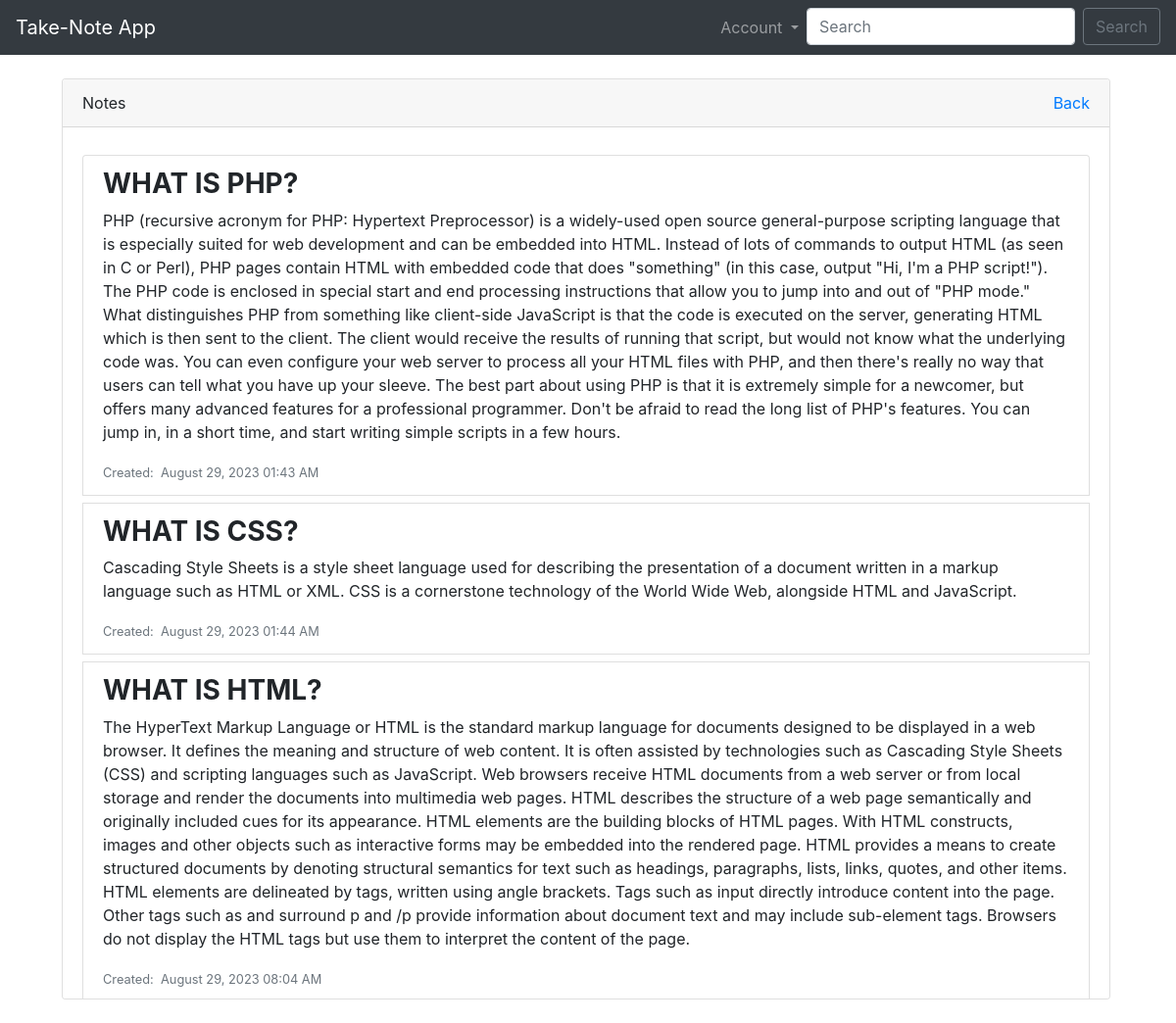
/all_notes.php, run on the app's committed database.
### tables this page shows
CREATE TABLE `tbl_notes` (
  `tbl_notes_id` int(11) NOT NULL,
  `note_title` text NOT NULL,
  `note` longtext NOT NULL,
  `date_time` timestamp NOT NULL DEFAULT current_timestamp() ON UPDATE current_timestamp()
);

### all_notes.php (the view, shortened to what this page needs)
<!DOCTYPE html>
<html lang="en">
<head>
    <link rel="stylesheet" href="https://cdn.jsdelivr.net/npm/bootstrap@4.0.0/dist/css/bootstrap.min.css">
    <link rel="stylesheet" href="https://cdnjs.cloudflare.com/ajax/libs/font-awesome/6.4.2/css/all.min.css" />
</head>
<body>
    <nav class="navbar navbar-expand-lg navbar-dark bg-dark col-12">
        <a class="navbar-brand" href="#">Take-Note App</a>
        <div class="collapse navbar-collapse" id="navbarSupportedContent">
            <ul class="navbar-nav ml-auto">
                <li class="nav-item dropdown">
                    <a class="nav-link dropdown-toggle" href="#" id="navbarDropdown" role="button" data-toggle="dropdown" aria-haspopup="true" aria-expanded="false">
                        Account
                    </a>
                </li>
                <li class="nav-item">
                    <form class="form-inline my-2 my-lg-0">
                        <input class="form-control mr-sm-2" type="search" placeholder="Search" aria-label="Search">
                        <button class="btn btn-outline-secondary my-2 my-sm-0" type="submit">Search</button>
                    </form>
                </li>
            </ul>
        </div>
    </nav>
    <div class="main-panel mt-4 ml-5 col-11">
        <div class="row">
            <div class="col-md-12">
                <div class="card">
                    <div class="card-header">
                        Notes
                        <a href="http://localhost/take-note-app/" class="float-right">Back</a>
                    </div>
                    <div class="card-body">
                        <div class="data-item">
                            <ul class="list-group">
                            <?php
                            include('conn/conn.php');
                            $stmt = $conn->prepare("SELECT * FROM `tbl_notes`");
                            $stmt->execute();
                            $result = $stmt->fetchAll();
                            foreach ($result as $row) {
                                $noteTitle = $row['note_title'];
                                $noteContent = $row['note'];
                                $noteDateTime = $row['date_time'];
                                $formattedDateTime = date('F j, Y H:i A', strtotime($noteDateTime));
                            ?>
                                <li class="list-group-item mt-2">
                                    <h3 style="text-transform:uppercase;"><b><?php echo $noteTitle ?></b></h3>
                                    <p><?php echo $noteContent ?></p>
                                    <small class="block text-muted text-info">Created: <i class="fa fa-clock-o text-info"></i> <?php echo $formattedDateTime ?></small>
                                </li>
                            <?php
                            }
                            ?>
                            </ul>
                        </div>
                    </div>
                </div>
            </div>
        </div>
    </div>
</body>
</html>

### all_notes.php (style rules this page uses)
.main-panel, .card { margin: auto; height: 90vh; overflow-y: auto; }

### data on the page
tbl_notes: note_title "WHAT IS PHP?", note "PHP (recursive acronym for PHP: Hypertext Preprocessor) is a widely-used open source general-purpose scripting language that is especially suited for web development and can be embedded into HTML. Instead of lots of commands to output HTML (as seen in C or Perl), PHP pages contain HTML with embedded code that does \"something\" (in this case, output \"Hi, I'm a PHP script!\"). The PHP code is enclosed in special start and end processing instructions that allow you to jump into and out of \"PHP mode.\" What distinguishes PHP from something like client-side JavaScript is that the code is executed on the server, generating HTML which is then sent to the client. The client would receive the results…", date_time "August 29, 2023 01:43 AM"
tbl_notes: note_title "WHAT IS CSS?", note "Cascading Style Sheets is a style sheet language used for describing the presentation of a document written in a markup language such as HTML or XML. CSS is a cornerstone technology of the World Wide Web, alongside HTML and JavaScript.", date_time "August 29, 2023 01:44 AM"
tbl_notes: note_title "WHAT IS HTML?", note "The HyperText Markup Language or HTML is the standard markup language for documents designed to be displayed in a web browser. It defines the meaning and structure of web content. It is often assisted by technologies such as Cascading Style Sheets (CSS) and scripting languages such as JavaScript. Web browsers receive HTML documents from a web server or from local storage and render the documents into multimedia web pages. HTML describes the structure of a web page semantically and originally included cues for its appearance. HTML elements are the building blocks of HTML pages. With HTML constructs, images and other objects such as interactive forms may be embedded into the rendered page.…", date_time "August 29, 2023 08:04 AM"
